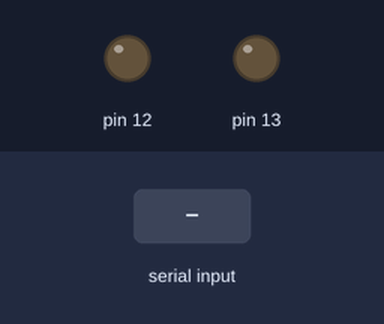
A sketch run on a simulated Arduino Uno, built with avr-gcc and run on an emulated ATmega328P. Shown: output pins drawn as LEDs (lit = HIGH). Inputs (shaded band) come from the test bench.

Above: at 1.2 s.
1.3 s: "90,45\n" received over Serial
At 3.3 s:
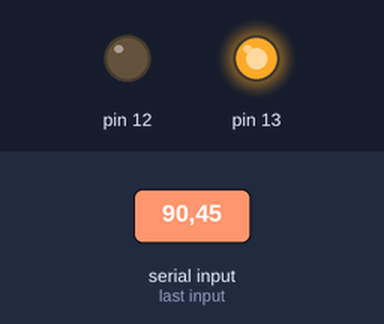
3.8 s: "200\n" received over Serial
At 5.2 s:
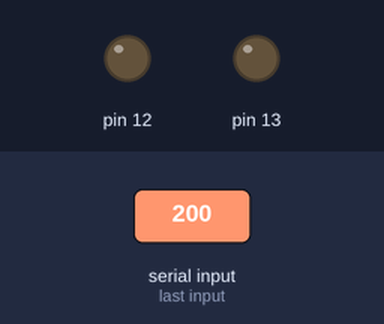
6.3 s: "30,150\n" received over Serial
At 8.4 s:
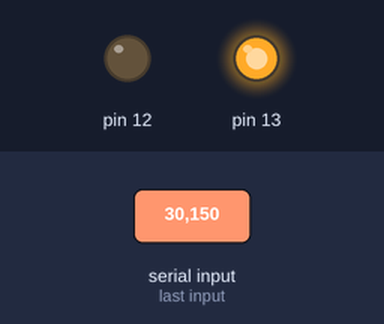
Timing chart, 0 to 9.9 s (numbered marks = the images above; inputs shaded):
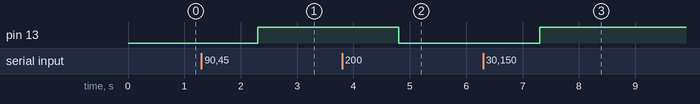

The sketch:

User_input_half_adder.ino
```cpp
String number;
int a;
int b,c;
void setup() {
  Serial.begin(9600);
  pinMode(13,OUTPUT);
  pinMode(12,OUTPUT);
  pinMode(11,INPUT);
  pinMode(10,INPUT);

}

void loop() {
  // put your main code here, to run repeatedly:

  if(Serial.available())
  {
    number = Serial.readString();

    a = number.toInt();
  }
  b = (a >> 1)&1;
  c = (a >> 0)&1;

  digitalWrite(13,b^c);
  digitalWrite(12,b&c);
}
```

Measured:
- after the input at 1.3 s, pin 13: LOW → HIGH after 1.0 s
- after the input at 3.8 s, pin 13: HIGH → LOW after 1.0 s
- after the input at 6.3 s, pin 13: LOW → HIGH after 1.0 s
